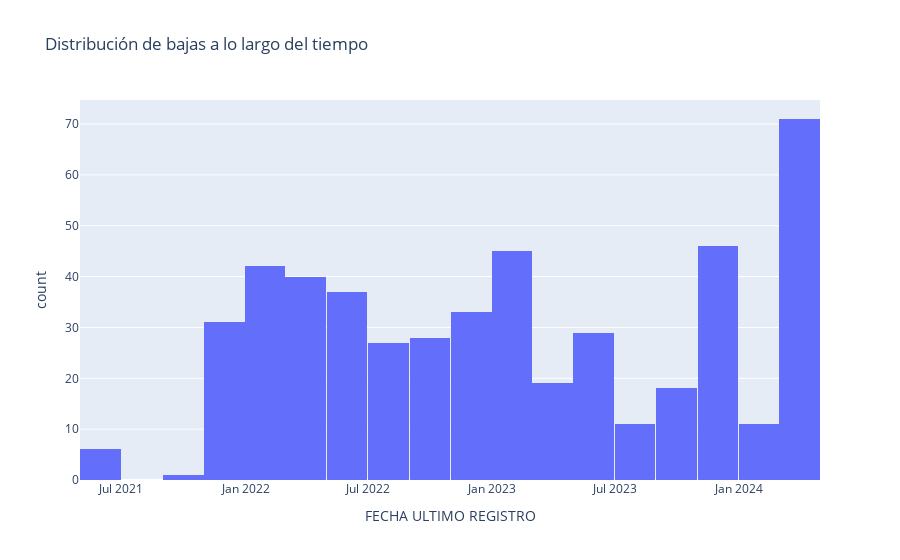

The notebook cell this image was saved under:
### Markdown cell above
### Fecha de ultimo registro

### Code cell
fig = px.histogram(df, x='FECHA ULTIMO REGISTRO', title='Distribución de bajas a lo largo del tiempo')
fig.show()

### Figure 1 — Plotly figure (JSON) as saved in the notebook; plotly's stock layout.template omitted (floating-point values rounded to 4 significant figures; data arrays with more than 128 entries replaced by an {"elided": "..."} marker saying what was removed)
{"data": [{"alignmentgroup": "True", "bingroup": "x", "hovertemplate": "FECHA ULTIMO REGISTRO=%{x}<br>count=%{y}<extra></extra>", "legendgroup": "", "marker": {"color": "#636efa", "pattern": {"shape": ""}}, "name": "", "offsetgroup": "", "orientation": "v", "showlegend": false, "type": "histogram", "x": {"elided": "495 str values"}, "xaxis": "x", "yaxis": "y"}], "layout": {"barmode": "relative", "legend": {"tracegroupgap": 0}, "title": {"text": "Distribución de bajas a lo largo del tiempo"}, "xaxis": {"anchor": "y", "domain": [0, 1], "title": {"text": "FECHA ULTIMO REGISTRO"}}, "yaxis": {"anchor": "x", "domain": [0, 1], "title": {"text": "count"}}}}
